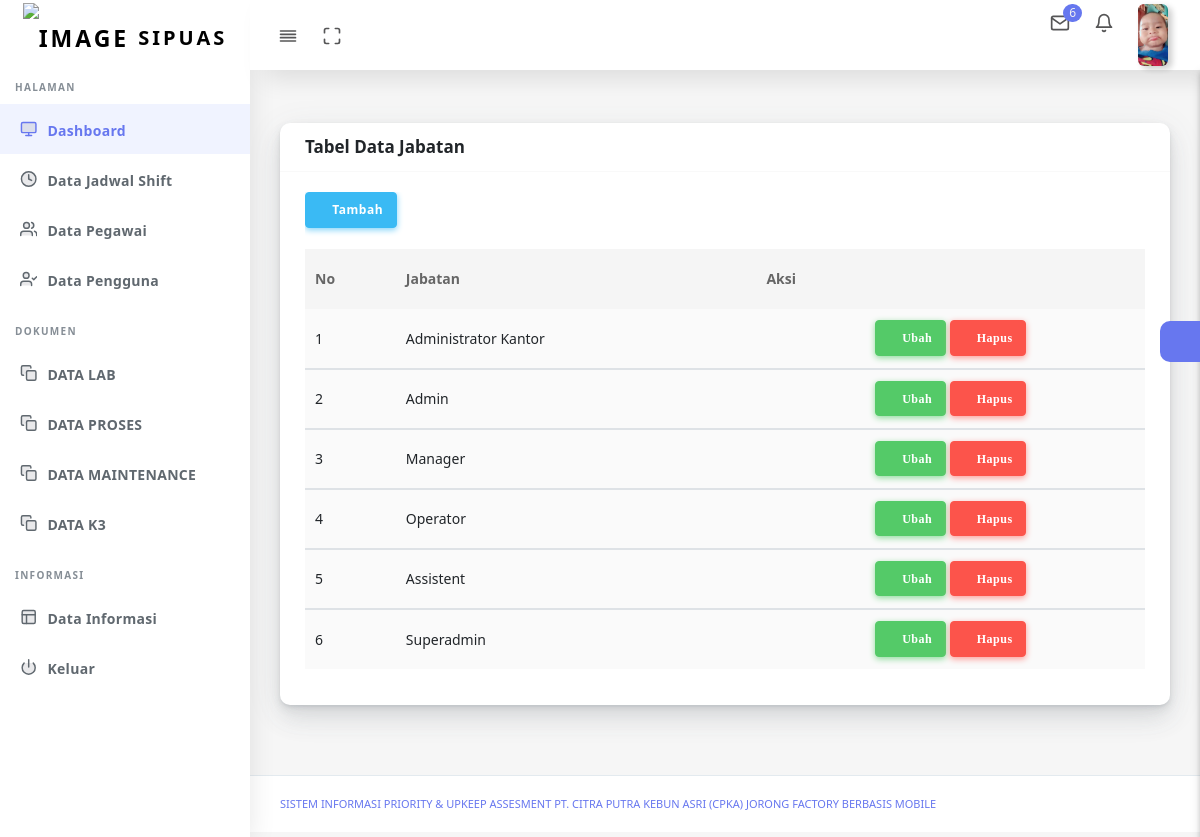
The page /data_jabatan_administrator.php (signed in) on the database its author committed.
### tables this page shows
CREATE TABLE `user` (
  `id_user` int(11) NOT NULL,
  `nama` text NOT NULL,
  `username` varchar(100) NOT NULL,
  `password` varchar(100) NOT NULL,
  `level` enum('Manager','Administrator','Admin_LAB','Admin_Proses','Admin_Maintenance','Admin_K3','Operator_Lab','Operator_Proses','Operator_Maintenaance','Operator_K3','Admin_Har','Superadmin') NOT NULL,
  `status` text NOT NULL,
  `foto` text NOT NULL,
  `id_pegawai` int(11) NOT NULL
);

CREATE TABLE `jabatan` (
  `id_jabatan` int(11) NOT NULL,
  `jabatan` text NOT NULL
);

### data_jabatan_administrator.php (the view, shortened to what this page needs)
<!DOCTYPE html>
<html lang="en">
<head>
  <link rel="stylesheet" href="assets/css/app.min.css">
  <link rel="stylesheet" href="assets/bundles/datatables/datatables.min.css">
  <link rel="stylesheet" href="assets/bundles/datatables/DataTables-1.10.16/css/dataTables.bootstrap4.min.css">
  <link rel="stylesheet" href="assets/css/style.css">
  <link rel="stylesheet" href="assets/css/components.css">
  <link rel="stylesheet" href="assets/css/custom.css">
</head>
<body>
  <div id="app">
    <div class="main-wrapper main-wrapper-1">
      <div class="navbar-bg"></div>
      <?php include ('proses/menu/menu_administrator.php')?>
      <div class="main-content">
        <section class="section">
          <div class="section-body">
            <div class="row">
              <div class="col-12">
                <div class="card">
                  <div class="card-header">
                    <h4>Tabel Data Jabatan</h4>
                  </div>
                  <div class="card-body">
                    <div class="table-responsive">
                    <button class="btn btn-icon btn-info" data-toggle="modal" data-target="#tambah">
                      <i class="fas fa-plus" aria-hidden="true"></i> Tambah
                                                    </button><br><br>
                      <table class="table table-striped table-hover" id="save-stage" style="width:100%;">
                      <thead>
                                        <tr>
                                            <th>No</th>
                                            <th>Jabatan</th>
                                            <th>Aksi</th>
                                        </tr>
                                    </thead>
                                    <?php
                                                    $query = mysql_query("SELECT * FROM jabatan ORDER BY id_jabatan asc");
                                                $no = 1;
                                                    while ($data = mysql_fetch_assoc($query)) {?>
                                    <tbody>
                                        <tr>
                                                <td> <?php echo $no++ ?></td>
                                                <td> <?php echo $data['jabatan']; ?></td>
                                                <td class="td-actions text-center">
                                                         <a  href ="#edit" data-toggle="modal" data-id="<?php echo $data['id_jabatan'];?>"
                                                         data-target="#edit"><button type="button" rel="tooltip" class="btn btn-icon btn-success">
                                                            <i class="fa fa-edit"> Ubah</i>
                                                        </button></a>
  <a  href="#" onclick="confirm_modal('proses/administrator/hapus_jabatan_administrator.php?id=<?php echo $data['id_jabatan'];?>');">
  <button type="button" rel="tooltip" class="btn btn-icon btn-danger">
                                                            <i class="fas fa-trash"> Hapus</i>
                                                        </button></a>
                                                      </td>
                                        </tr>
                                    </tbody>
                                        <?php  } ?>
                      </table>
                    </div>
                  </div>
                </div>
              </div>
            </div>
          </div>
        </section>
        <div class="settingSidebar">
          <a href="javascript:void(0)" class="settingPanelToggle"> <i class="fa fa-spin fa-cog"></i>
          </a>
        </div>
      </div>
      <footer class="main-footer">
        <div class="footer-left">
          <a href="templateshub.net">Sistem Informasi Priority & Upkeep Assesment PT. Citra Putra Kebun Asri (CPKA) Jorong Factory Berbasis Mobile</a></a>
        </div>
      </footer>
    </div>
  </div>
</body>
</html>

### proses/menu/menu_administrator.php (shortened to what this page needs)
<nav class="navbar navbar-expand-lg main-navbar sticky">
        <div class="form-inline mr-auto">
          <ul class="navbar-nav mr-3">
            <li><a href="#" data-toggle="sidebar" class="nav-link nav-link-lg
									collapse-btn"> <i data-feather="align-justify"></i></a></li>
            <li><a href="#" class="nav-link nav-link-lg fullscreen-btn">
                <i data-feather="maximize"></i>
              </a></li>
          </ul>
        </div>
        <ul class="navbar-nav navbar-right">
          <li class="dropdown dropdown-list-toggle"><a href="#" data-toggle="dropdown"
              class="nav-link nav-link-lg message-toggle"><i data-feather="mail"></i>
              <span class="badge headerBadge1">
                6 </span> </a>
          </li>
          <li class="dropdown dropdown-list-toggle"><a href="#" data-toggle="dropdown"
              class="nav-link notification-toggle nav-link-lg"><i data-feather="bell" class="bell"></i>
            </a>
          </li>
          <li class="dropdown"><a href="#" data-toggle="dropdown"
              class="nav-link dropdown-toggle nav-link-lg nav-link-user">
			  <?php
                                    $id_user=$_SESSION['id_user'];
                                    $query_mysql = mysql_query("SELECT * FROM user WHERE id_user='$id_user'")or die(mysql_error());
                                    while($data = mysql_fetch_array($query_mysql)){
                                        ?>
			  <img alt="image" src="foto/<?php echo $data['foto']?>"
			  <?php } ?>
                class="user-img-radious-style"> <span class="d-sm-none d-lg-inline-block"></span></a>
          </li>
        </ul>
      </nav>
<div class="main-sidebar sidebar-style-2">
        <aside id="sidebar-wrapper">
          <div class="sidebar-brand">
            <a href="halaman.php"> <img alt="image" src="assets2/logo/logo.png" class="header-logo" /> <span
                class="logo-name">SIPUAS</span>
            </a>
          </div>
          <ul class="sidebar-menu">
            <li class="menu-header">Halaman</li>
            <li class="dropdown active">
              <a href="halaman.php" class="nav-link"><i data-feather="monitor"></i><span>Dashboard</span></a>
            </li>
            <li class="dropdown">
              <a href="#" class="menu-toggle nav-link has-dropdown"><i
              data-feather="clock" data-feather="users"></i><span>Data Jadwal Shift</span></a>
            </li>
            <li class="dropdown">
              <a href="#" class="menu-toggle nav-link has-dropdown"><i
                  data-feather="users"></i><span>Data Pegawai</span></a>
            </li>
            <li class="dropdown">
              <a href="data_pengguna_administrator.php"><i
                  data-feather="user-check"></i><span>Data Pengguna</span></a>
            </li>
            <li class="menu-header">Dokumen</li>
            <li class="dropdown">
              <a href="#" class="menu-toggle nav-link has-dropdown"><i data-feather="copy"></i><span> DATA LAB</span></a>
            </li>
            <li class="dropdown">
              <a href="#" class="menu-toggle nav-link has-dropdown"><i data-feather="copy"></i><span> DATA PROSES</span></a>
            </li>
            <li class="dropdown">
              <a href="#" class="menu-toggle nav-link has-dropdown"><i data-feather="copy"></i><span> DATA MAINTENANCE</span></a>
            </li>
            <li class="dropdown">
              <a href="#" class="menu-toggle nav-link has-dropdown"><i data-feather="copy"></i><span> DATA K3</span></a>
            </li>
            <li class="menu-header">Informasi</li>
            <li class="dropdown">
              <a href="#" class="menu-toggle nav-link has-dropdown"><i data-feather="layout"></i><span>Data Informasi</span></a>
            </li>
            <li class="dropdown">
              <a href="logout.php"><i
                  data-feather="power"></i><span>Keluar</span></a>
            </li>
          </ul>
        </aside>
      </div>

### rows shown on the page
user: foto (picture)
jabatan: jabatan "Administrator Kantor"
jabatan: jabatan "Admin"
jabatan: jabatan "Manager"
jabatan: jabatan "Operator"
jabatan: jabatan "Assistent"
jabatan: jabatan "Superadmin"
